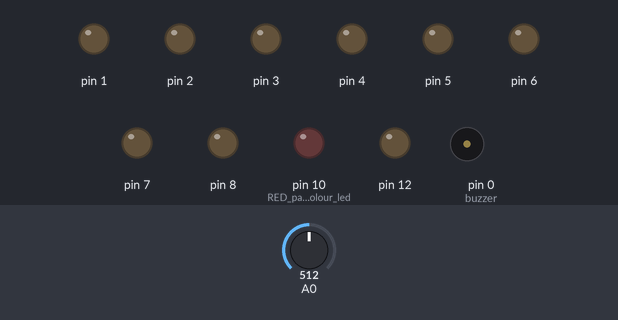
Bench run of a sketch on a simulated Arduino Uno, built with avr-gcc and run on an emulated ATmega328P. Shown: output pins drawn as LEDs (lit = HIGH), buzzer (waves = sounding, pin HIGH). Inputs (shaded band) come from the test bench; at power-on: A0 = 512. Pins used as bus, display or sensor lines are not drawn.

Above: at 1.2 s.
1.3 s: A0 set to 10
2.8 s: A0 set to 7
At 3.2 s:
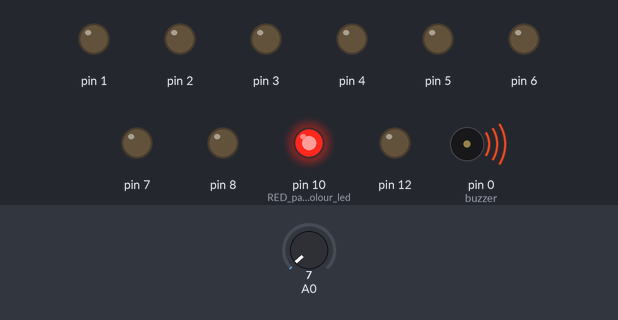
5.8 s: A0 set to 122
At 6.4 s:
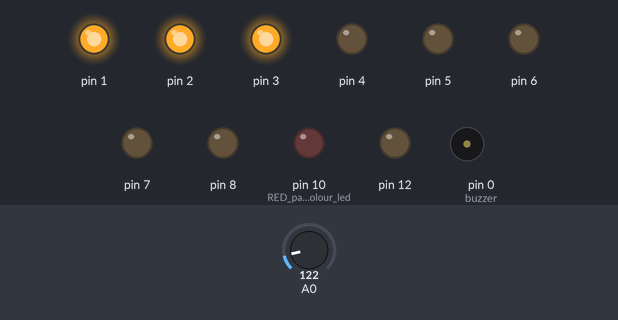
7.3 s: A0 set to 0
At 7.6 s:
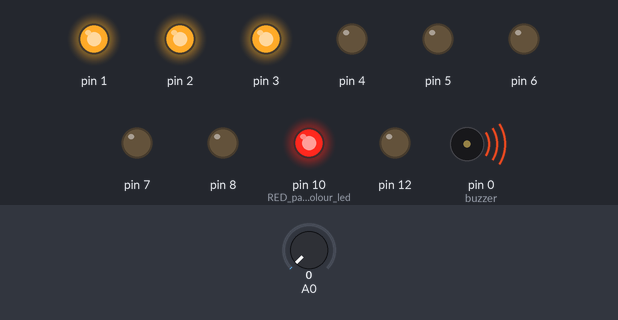
10.3 s: A0 set to 19
At 11.1 s:
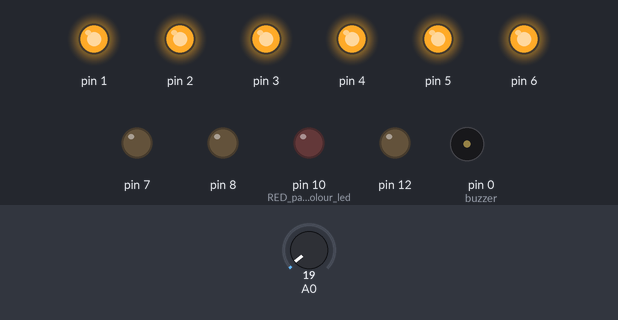
Timing chart, 0 to 12.8 s (numbered marks = the images above; inputs shaded):
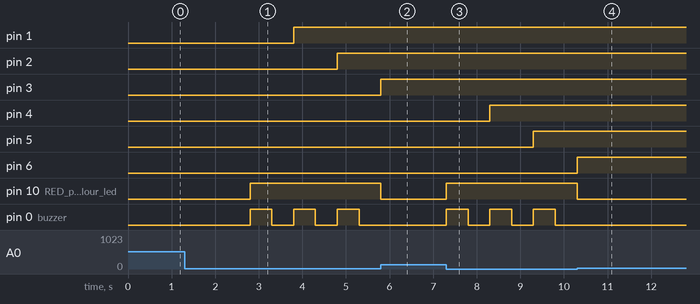

Measured:
- the behaviour switches between 9 and 8 on A0 (found by bisection; images 0 and 1)
- after the input at 1.3 s, every drawn part: stays the same
- after the input at 2.8 s, pin 1: LOW → HIGH after 1.0 s; pin 2: LOW → HIGH after 2.0 s; pin 10 (RED_part_of_2_colour_led): LOW → HIGH at once; pin 0 (buzzer): alternates HIGH for 0.50 s and LOW for 0.50 s, starting at once
- after the input at 5.8 s, pin 4: stays LOW (without the input it goes to HIGH after 1.0 s); pin 10 (RED_part_of_2_colour_led): HIGH → LOW at once; pin 0 (buzzer): stays LOW (without the input it goes to HIGH after 0.00 s)
- after the input at 7.3 s, pin 4: LOW → HIGH after 1.0 s; pin 5: LOW → HIGH after 2.0 s; pin 10 (RED_part_of_2_colour_led): LOW → HIGH at once; pin 0 (buzzer): alternates HIGH for 0.50 s and LOW for 0.50 s, starting at once
- after the input at 10.3 s, pin 7: stays LOW (without the input it goes to HIGH after 1.0 s); pin 8: stays LOW (without the input it goes to HIGH after 2.0 s); pin 10 (RED_part_of_2_colour_led): HIGH → LOW at once; pin 0 (buzzer): stops changing and stays LOW

The sketch:

Main_code.ino
```cpp
int buzzer=0;
int count=0;

void setup() {
pinMode(buzzer, OUTPUT); //Speaker
pinMode(10, OUTPUT); // RED part of 2 colour led
pinMode(11, OUTPUT); // GREEN part of 2 colour leds
// LEDS FOR COUNT
pinMode(1, OUTPUT);
pinMode(2, OUTPUT);
pinMode(3, OUTPUT);
pinMode(4, OUTPUT);
pinMode(5, OUTPUT);
pinMode(6, OUTPUT);
pinMode(7, OUTPUT);
pinMode(8, OUTPUT);
pinMode(12, OUTPUT);
}
void loop()
{
  if(analogRead(0) > 10) // If photocell is reading greater then preset value. Then alls well
    {
      digitalWrite(buzzer, LOW);
      digitalWrite(10, LOW);
      digitalWrite(11, HIGH);
    }
  if(analogRead(0) < 9) // If photocell is reading less then preset value. Then alarm and leds go off.
   {
     digitalWrite(11, LOW);
     digitalWrite(buzzer, HIGH);
     digitalWrite(10, HIGH);
     delay(500);
     digitalWrite(buzzer, LOW);
     digitalWrite(10, HIGH);
     delay(500);
     count ++;
   }
   if (count==1)
     {
       digitalWrite(1, HIGH);
     }
     if (count==2)
     {
       digitalWrite(2, HIGH);
     }
     if (count==3)
     {
       digitalWrite(3, HIGH);
     }
     if (count==4)
     {
       digitalWrite(4, HIGH);
     }
     if (count==5)
     {
       digitalWrite(5, HIGH);
     }
     if (count==6)
     {
       digitalWrite(6, HIGH);
     }
     if (count==7)
     {
       digitalWrite(7, HIGH);
     }
     if (count==8)
     {
       digitalWrite(8, HIGH);
     }
     if (count==9)
     {
       digitalWrite(12, HIGH);
       delay(500);
       digitalWrite(12, LOW);
       delay(500);
     }
}
```
